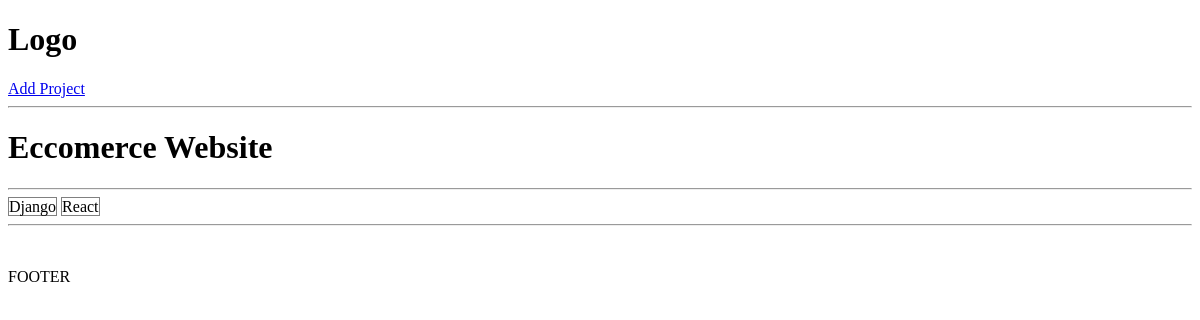
The page /project/3340c831-bd7b-409e-b6bf-90135a375ba7/ on the database as committed earlier.
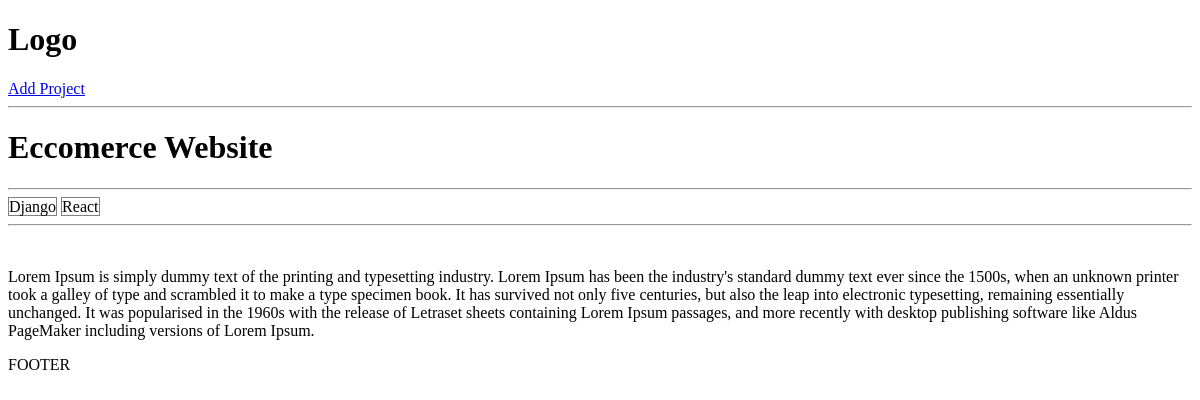
The same page on the database as committed later.
### projects/models.py (models this page shows, shortened)
class Project(models.Model):
    title = models.CharField(max_length=200)
    description = models.TextField(null=True, blank=True)
    demo_link = models.CharField(max_length=2000, null=True, blank=True)
    source_link = models.CharField(max_length=2000, null=True, blank=True)
    tags = models.ManyToManyField('Tag', blank=True)
    vote_total = models.IntegerField(default=0, null=True, blank=True)
    vote_ratio = models.IntegerField(default=0, null=True, blank=True)
    created = models.DateTimeField(auto_now_add=True)
    id = models.UUIDField(default=uuid.uuid4, unique=True, primary_key=True, editable=False)

### projects/views.py (the view)
# urls.py: path('project/<str:pk>/', views.project, name="project"),
def project(request, pk):
    projectObj = Project.objects.get(id=pk)
    return render(request, 'projects/single-project.html', {'project' : projectObj})

### projects/models.py (called while the page is built)
    def __str__(self):
        return self.name

### projects/templates/projects/single-project.html
{% extends 'main.html' %}
{% block content %}
<h1>{{project.title}}</h1>
<hr>
{% for tag in project.tags.all %}
    <span style="border: 1px solid
    gray;">{{tag}}</span>
{% endfor %}
<hr>
<br>
<p>{{project.description}}</p>
{% endblock content %}

Rows that differ between the two databases and show on the page:
changed Project "Eccomerce Website": description (not shown) → "Lorem Ipsum is simply dummy text of the printing and typesetting industry. Lorem Ipsum has been the industry's standard dummy text ever since the 1500s, when an unknown printer took a galley of type and scrambled it to make a type specimen book. It has survived not only five centuries, but also the leap into electronic typesetting, remaining essentially unchanged. It was popularised in the 1960s with the release of Letraset sheets containing Lorem Ipsum passages, and more recently with desktop publishing software like Aldus PageMaker including versions of Lorem Ipsum."
